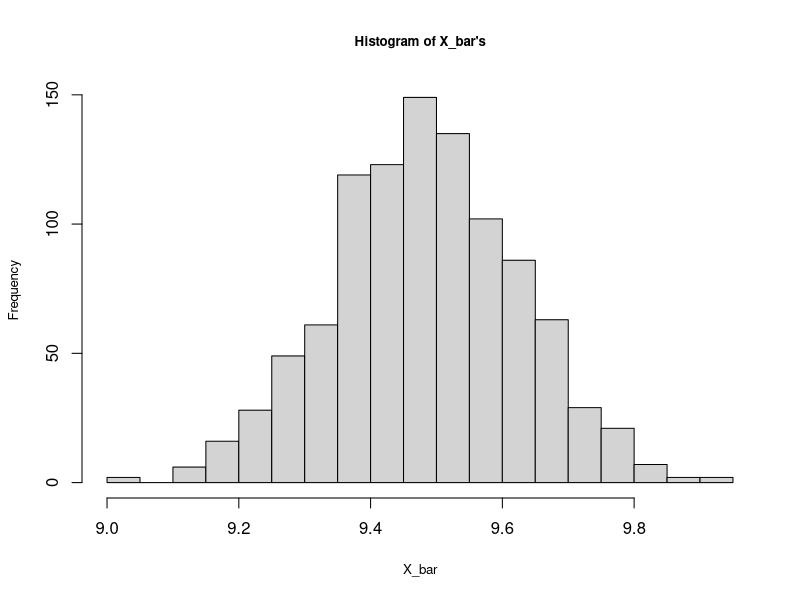
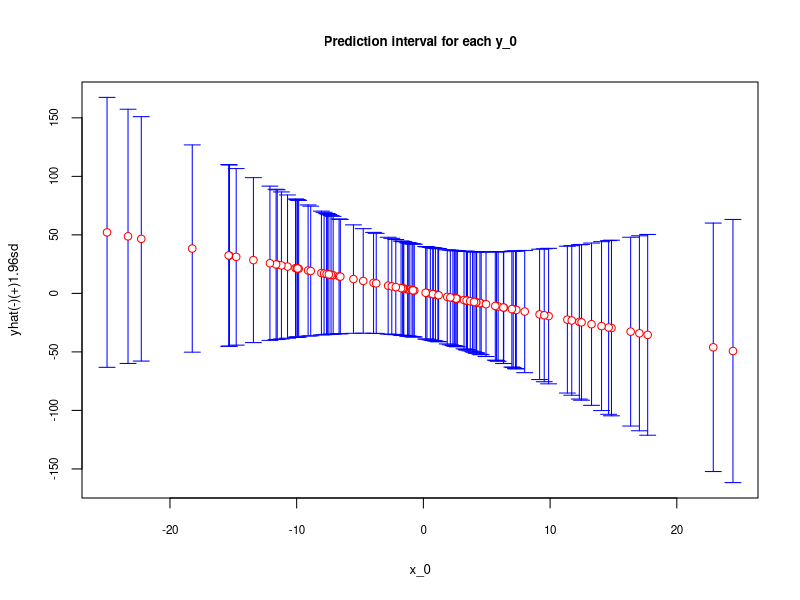

R code for these plots, in order:
## ---- chunk 1
# Better example
set.seed(123)
popx <- floor(rnorm(10000, 10, 2))
summary(popx)

samples <- matrix(0, 1000, 200)
set.seed(1)
for (i in 1:nrow(samples)) {
  samples[i,] <- sample(popx, ncol(samples), replace = TRUE)
}
head(samples[, 1:10])
hist(rowMeans(samples), breaks = 20, cex.main=0.8,
     cex.lab = 0.8, main = "Histogram of X_bar's",
     xlab = "X_bar")
summary(rowMeans(samples))
mean(popx)
## ---- chunk 2
# Our sample
sample_0 <- samples[201,]
mean(sample_0)

# sd(F)
sdF <- sqrt(var(sample_0))*(1+1/sqrt(length(sample_0))) 

upper <- mean(sample_0) + 1.96*sdF
lower <- mean(sample_0) - 1.96*sdF
c(lower, upper)
## ---- chunk 3
# Getting one-sample.
set.seed(123)
x_1 <- rnorm(100, 0, 1) 
f <- 1 - 2*x_1 # DGM
y <- f + rnorm(100, 0, 1)
inn <- data.frame(y, x_1)

# Getting out-of-sample data points.
set.seed(321)
x_1 <- rnorm(100, 0, 10) # sd =10 to see the prediction of outlier X's
f <- 1 - 2*x_1 # DGM
y <- f + rnorm(100, 0, 1) 
out <- data.frame(y, x_1)

# OLS
ols <- lm(y~., inn)
yhat <- predict(ols, out)

# Let's have a Variance(f) function
# since variance is not fixed and changes by x_0

v <- function(xzero){
  n <- nrow(inn)
  sigma2_hat <- sum((inn$y -yhat)^2)/(n-2) #we replace it with sample variance
  num= (xzero-mean(inn$x_1))^2
  denom = sum((inn$x_1-mean(inn$x_1))^2)
  var <- sigma2_hat*(1 + 1/n + num/denom)
  x0 <- xzero
  outcome <- c(var, x0)
  return(outcome)
}

varF <- matrix(0, nrow(out), 2)
for (i in 1:nrow(out)) {
  varF[i, ] <- v(out$x_1[i])
}

data <- data.frame("sd" = c(sqrt(varF[,1])), "x0" = varF[,2], "yhat" = yhat,
                   "upper" = c(yhat + 1.96*sqrt(varF[,1])),
                    "lower" = c(yhat - 1.96*sqrt(varF[,1])))

require(plotrix)
plotCI(data$x0, data$yhat , ui=data$upper,
       li=data$lower, pch=21, pt.bg=par("bg"), scol = "blue", col="red",
       main = "Prediction interval for each y_0", ylab="yhat(-)(+)1.96sd",
       xlab="x_0", cex.main = 0.8, cex.lab = 0.8, cex.axis = 0.7)
